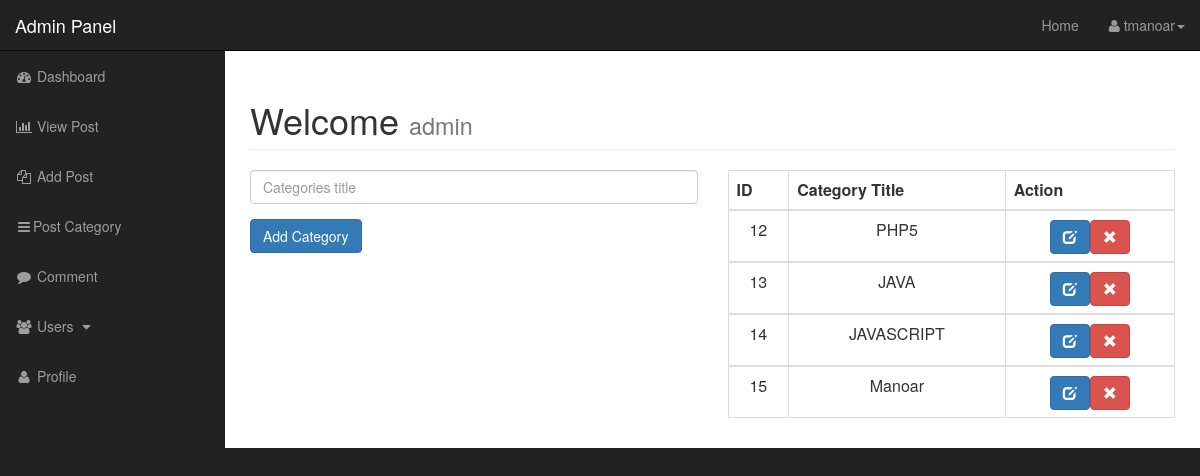
Page /admin/categories.php (signed in) on the earlier database version.
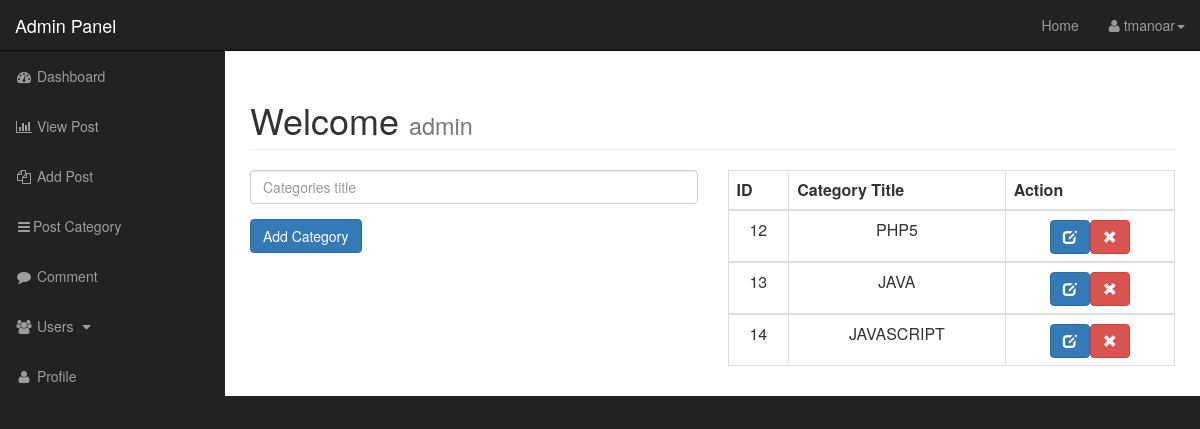
Same page on the later database version.
### tables this page shows
CREATE TABLE `categories` (
  `id` int(11) NOT NULL,
  `ctg_title` varchar(255) NOT NULL
);

### admin/categories.php (the view, shortened to what this page needs)
<?php include_once "include/header.php" ?>
<?php include_once "include/nav.php" ?>
        <div id="page-wrapper">
            <div class="container-fluid">
                <div class="row">
                    <div class="col-lg-12">
                        <h1 class="page-header">
                            Welcome
                            <small>admin</small>
                        </h1>
                    </div>
                </div>
                <div class="row">
                    <div class="col-lg-6 justify-content-center">
                        <form action="" method="post" accept-charset="utf-8">
                            <div class="form-group">
                                <input type="text" name="ctg_title" class="form-control" placeholder="Categories title " autocomplete="off">
                            </div>
                            <div class="form-group">
                                <input type="submit" name="save" class=" btn btn-primary" value="Add Category">
                            </div>
                        </form>
                    </div>
                    <div class="col-lg-6">
                        <table class="table table-hover table-dark table-bordered text-center">
                            <thead>
                                <tr>
                                    <th>ID</th>
                                    <th>Category Title</th>
                                    <th>Action</th>
                                </tr>
                            </thead>
                        <?php
                            $sql = "SELECT * FROM categories";
                            $result = mysqli_query($dbconn,$sql);
                            while ($row = mysqli_fetch_assoc($result)):
                         ?>
                            <tbody>
                                <tr>
                                    <td><?php echo $row['id']; ?></td>
                                    <td><?php echo $row['ctg_title']; ?></td>
                                    <td><a href="?edit=<?php echo $row['id']?>" class="text-primary"><span class=" btn btn-primary glyphicon glyphicon-edit" area-hidden="true"></span></a><a href="?delete=<?php echo $row['id'] ?>" class="text-danger bg-dark"><span class="btn btn-danger glyphicon glyphicon-remove" area-hidden="true"></span></a></td>
                                </tr>
                            </tbody>
                        <?php endwhile ?>
                        </table>
                    </div>
                </div>
            </div>
<?php include_once "include/footer.php" ?>

Differences in the rows shown:
removed categories: id "15", ctg_title "Manoar"
